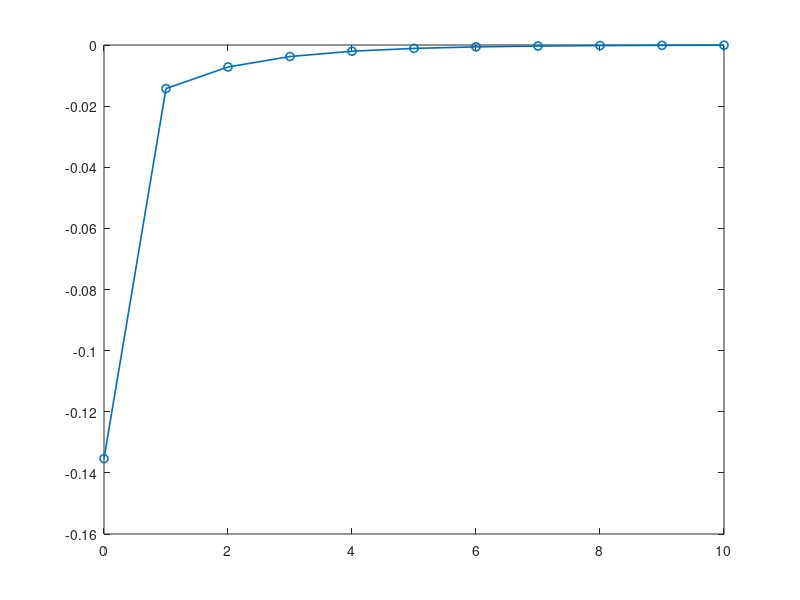

This chart was generated by the following MATLAB code: (Note: this script raises an error after producing the figure.)
%% Μέθοδος Newton για f(x,y) = x^3 * exp(-x^2 - y^4)
% Αρχικό σημείο: (-1, -1), σταθερό βήμα gamma = 0.5
% Στόχος: να δείξουμε ότι συγκλίνει προς f ~ 0 και ΟΧΙ στο τοπικό ελάχιστο f_min ~ -0.41

clear; clc; close all;

% Συνάρτηση f
f = @(x) x(1).^3 .* exp(-x(1).^2 - x(2).^4);

% Gradient της f
gradf = @(x) [ ...
    x(1).^2 .* (3 - 2*x(1).^2) .* exp(-x(1).^2 - x(2).^4); ...
   -4*x(1).^3 .* x(2).^3 .* exp(-x(1).^2 - x(2).^4) ];

% Hessian της f
Hf = @(x) [ ...
    (4*x(1).^5 - 14*x(1).^3 + 6*x(1)) .* exp(-x(1).^2 - x(2).^4), ...
    x(1).^2 .* x(2).^3 .* (8*x(1).^2 - 12) .* exp(-x(1).^2 - x(2).^4); ...
    x(1).^2 .* x(2).^3 .* (8*x(1).^2 - 12) .* exp(-x(1).^2 - x(2).^4), ...
    x(1).^3 .* x(2).^2 .* (16*x(2).^4 - 12) .* exp(-x(1).^2 - x(2).^4) ...
];

% Πραγματικό τοπικό ελάχιστο (θεωρητικό, y=0, x = -sqrt(3/2))
x_star = [-sqrt(3/2); 0];
f_true_min = f(x_star);   % ~ -0.41

% Παράμετροι Newton
gamma   = 0.5;    % σταθερό βήμα, 0<gamma<1
maxIter = 20;     % λίγες επαναλήψεις για καθαρό γράφημα
tol_g   = 1e-6;   % όριο gradient
tol_f   = 1e-4;   % σταματάμε όταν |f| ~ 0 (φαίνεται η σύγκλιση στο 0)

% Αρχικό σημείο
xk = [-1; -1];

% Ιστορία
Xhist = xk;
Fhist = f(xk);

fprintf('k = %2d, x = (% .6f, % .6f), f = % .6e, ||grad f|| = %.3e\n', ...
        0, xk(1), xk(2), Fhist(end), norm(gradf(xk)));

for k = 1:maxIter

    gk = gradf(xk);
    if norm(gk) < tol_g
        fprintf('Στάση στη διαδοχή k = %d (||grad f|| < tol_g)\n', k-1);
        break;
    end

    Hk = Hf(xk);
    if rcond(Hk) < 1e-12
        fprintf('Στάση στη διαδοχή k = %d (Hessian μη αντιστρέψιμος)\n', k-1);
        break;
    end

    pk = - Hk \ gk;
    x_new = xk + gamma * pk;

    % αν η f έχει ήδη σχεδόν μηδενιστεί, σταματάμε (για να φαίνεται η σύγκλιση στο 0)
    if abs(f(x_new)) < tol_f
        xk = x_new;
        Xhist(:,end+1) = xk;
        Fhist(end+1)   = f(xk);
        fprintf('Στάση στη διαδοχή k = %d (|f(x_k)| < tol_f)\n', k);
        break;
    end

    xk = x_new;
    Xhist(:,end+1) = xk;
    Fhist(end+1)   = f(xk);

    fprintf('k = %2d, x = (% .6f, % .6f), f = % .6e, ||grad f|| = %.3e\n', ...
            k, xk(1), xk(2), Fhist(end), norm(gk));
end

%% Διάγραμμα σύγκλισης f(x_k) vs k με γραμμή στο τοπικό ελάχιστο

k_axis = 0:length(Fhist)-1;

figure;
plot(k_axis, Fhist, 'o-','LineWidth',1.2); hold on;
yline(f_true_min, '--', sprintf('f_{true min} = %.2f', f_true_min), ...
      'LabelHorizontalAlignment','left');

xlabel('Επαναλήψεις k');
ylabel('f(x_k)');
title('Σύγκλιση Newton με x_0 = (-1,-1) και \gamma = 0.5');
grid on;
